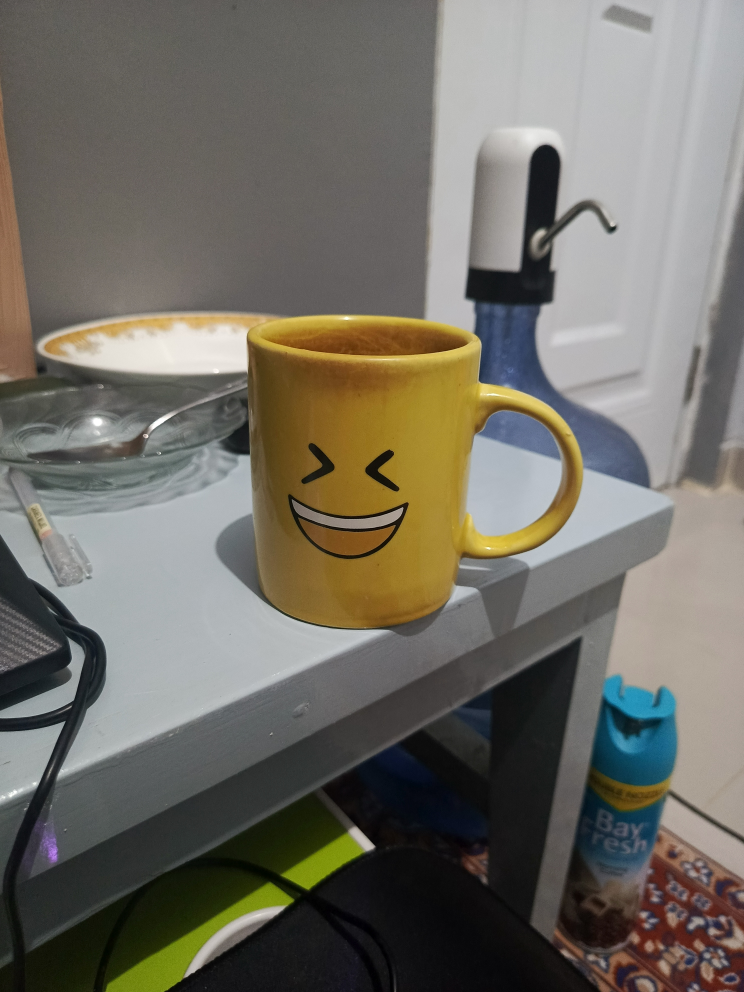
#> input picture normal.jpg, 2976 x 3968 px (shown at 1/4 size)
$ jupyter execute ModelWarnadanDigitalisasi.ipynb
#> lines starting #> are read from the running program, lines starting #| are printed output that depends on the picture; after the words box and inside, x2 and y2 are one past the last pixel; in counts of white or black regions, pixels touching at a corner belong together
# ============================================
# PRAKTIKUM 2: MODEL WARNA DAN DIGITALISASI
# ============================================

[cell 1]
import cv2
import numpy as np
import matplotlib.pyplot as plt
from scipy import signal
import warnings
warnings.filterwarnings('ignore')

# =============== FUNGSI BANTU ===============

[cell 2]
print("=== PRAKTIKUM 2: MODEL WARNA DAN DIGITALISASI ===")
print("Materi: Color Models, Sampling, Quantization, Color Conversion\n")

def create_color_patches():
    """Create sample color patches for demonstration"""
    patches = []
    colors = [
        ('Red', [0, 0, 255]),
        ('Green', [0, 255, 0]),
        ('Blue', [255, 0, 0]),
        ('Yellow', [0, 255, 255]),
        ('Magenta', [255, 0, 255]),
        ('Cyan', [255, 255, 0]),
        ('White', [255, 255, 255]),
        ('Black', [0, 0, 0])
    ]

    for name, color in colors:
        patch = np.zeros((100, 100, 3), dtype=np.uint8)
        patch[:, :] = color
        patches.append((name, patch))

    return patches

def analyze_color_model(image, model_name):
    """Analyze image in different color models"""
    if model_name == 'RGB':
        return image
    elif model_name == 'HSV':
        return cv2.cvtColor(image, cv2.COLOR_BGR2HSV)
    elif model_name == 'LAB':
        return cv2.cvtColor(image, cv2.COLOR_BGR2LAB)
    elif model_name == 'GRAY':
        return cv2.cvtColor(image, cv2.COLOR_BGR2GRAY)
    else:
        return image

# =============== MAIN PRAKTIKUM ===============

[cell 3]
# 1. PERBANDINGAN MODEL WARNA
print("\n1. PERBANDINGAN MODEL WARNA DASAR")

# Buat citra dengan warna-warna dasar
color_patches = create_color_patches()

# Tampilkan dalam berbagai model warna
fig, axes = plt.subplots(4, 8, figsize=(20, 10))
models = ['RGB', 'HSV', 'LAB', 'GRAY']

for row, model in enumerate(models):
    for col, (name, patch) in enumerate(color_patches):
        if model == 'RGB':
            display_img = cv2.cvtColor(patch, cv2.COLOR_BGR2RGB)
            axes[row, col].imshow(display_img)
        elif model == 'GRAY':
            gray_img = cv2.cvtColor(patch, cv2.COLOR_BGR2GRAY)
            axes[row, col].imshow(gray_img, cmap='gray')
        else:
            converted = analyze_color_model(patch, model)
            if model == 'HSV':
                # Convert HSV to RGB for display
                display_img = cv2.cvtColor(converted, cv2.COLOR_HSV2RGB)
            elif model == 'LAB':
                # LAB needs special handling for display
                lab = converted.astype(np.float32)
                lab[:,:,0] = lab[:,:,0] * 255/100  # L from [0,100] to [0,255]
                lab[:,:,1:] = lab[:,:,1:] + 128    # a,b from [-127,127] to [0,255]
                lab = np.clip(lab, 0, 255).astype(np.uint8)
                display_img = cv2.cvtColor(lab, cv2.COLOR_LAB2RGB)
            axes[row, col].imshow(display_img)

        if row == 0:
            axes[row, col].set_title(name, fontsize=10)
        axes[row, col].axis('off')

    axes[row, 0].text(-0.5, 0.5, model, transform=axes[row, 0].transAxes,
                     fontsize=12, fontweight='bold', va='center', ha='right')
#> converted: shape (100, 100, 3); mean of channels 0, 1, 2 0, 128, 128

plt.suptitle('Perbandingan Model Warna untuk Warna Dasar', fontsize=14, fontweight='bold')
plt.tight_layout()
plt.show()

[cell 4]
# 2. ANALISIS KOMPONEN WARNA
print("\n2. ANALISIS KOMPONEN WARNA PADA CITRA NYATA")

# Load sample image
sample_img = cv2.imread('normal.jpg')  # Ganti dengan path citra Anda
#> sample_img is the input picture: shape (3968, 2976, 3); mean B, G, R 100.4, 109.6, 112.8
if sample_img is None:
    # Create synthetic image if file doesn't exist
    sample_img = np.zeros((300, 400, 3), dtype=np.uint8)
    cv2.rectangle(sample_img, (50, 50), (150, 150), (255, 0, 0), -1)  # Blue
    cv2.circle(sample_img, (250, 100), 50, (0, 255, 0), -1)  # Green
    cv2.ellipse(sample_img, (300, 200), (80, 40), 30, 0, 360, (0, 0, 255), -1)  # Red
    print("Menggunakan citra sintetik (file sample_image.jpg tidak ditemukan)")

# Convert to different color spaces
rgb_img = cv2.cvtColor(sample_img, cv2.COLOR_BGR2RGB)
hsv_img = cv2.cvtColor(sample_img, cv2.COLOR_BGR2HSV)
#> hsv_img: shape (3968, 2976, 3); mean H, S, V 54.6, 49.7, 117
lab_img = cv2.cvtColor(sample_img, cv2.COLOR_BGR2LAB)
#> lab_img: shape (3968, 2976, 3); mean of channels 0, 1, 2 115.8, 128.4, 133.3
gray_img = cv2.cvtColor(sample_img, cv2.COLOR_BGR2GRAY)

# Split channels for each model
rgb_channels = cv2.split(sample_img)  # B, G, R
hsv_channels = cv2.split(hsv_img)     # H, S, V
lab_channels = cv2.split(lab_img)     # L, a, b

# Display channel analysis
fig, axes = plt.subplots(4, 4, figsize=(16, 12))

# Row 1: RGB Channels
axes[0, 0].imshow(rgb_img)
axes[0, 0].set_title('Original (RGB)')
axes[0, 0].axis('off')

rgb_titles = ['Blue Channel', 'Green Channel', 'Red Channel']
for i in range(3):
    axes[0, i+1].imshow(rgb_channels[i], cmap='gray')
    axes[0, i+1].set_title(rgb_titles[i])
    axes[0, i+1].axis('off')

# Row 2: HSV Channels
axes[1, 0].imshow(cv2.cvtColor(hsv_img, cv2.COLOR_HSV2RGB))
axes[1, 0].set_title('HSV Color Space')
axes[1, 0].axis('off')

hsv_titles = ['Hue (Jenis Warna)', 'Saturation (Kemurnian)', 'Value (Kecerahan)']
for i in range(3):
    axes[1, i+1].imshow(hsv_channels[i], cmap='gray')
    axes[1, i+1].set_title(hsv_titles[i])
    axes[1, i+1].axis('off')

# Row 3: LAB Channels
# Convert LAB for display
lab_display = lab_img.astype(np.float32)
#> lab_display: shape (3968, 2976, 3) float32; mean of channels 0, 1, 2 111.7, 128.1, 132.9
lab_display[:,:,0] = lab_display[:,:,0] * 255/100
#> lab_display: shape (3968, 2976, 3) float32; mean of channels 0, 1, 2 294.5, 128.1, 132.9
lab_display[:,:,1:] = lab_display[:,:,1:] + 128
#> lab_display: shape (3968, 2976, 3) float32; mean of channels 0, 1, 2 294.5, 256, 256.8
lab_display = np.clip(lab_display, 0, 255).astype(np.uint8)
#> lab_display: shape (3968, 2976, 3); mean of channels 0, 1, 2 211.4, 254.3, 254.2
lab_display_rgb = cv2.cvtColor(lab_display, cv2.COLOR_LAB2RGB)

axes[2, 0].imshow(lab_display_rgb)
axes[2, 0].set_title('LAB Color Space')
axes[2, 0].axis('off')

lab_titles = ['Lightness', 'Green-Red (a)', 'Blue-Yellow (b)']
for i in range(3):
    if i == 0:
        # L channel needs scaling
        l_channel = lab_channels[i].astype(np.float32) * 255/100
        l_channel = np.clip(l_channel, 0, 255).astype(np.uint8)
        axes[2, i+1].imshow(l_channel, cmap='gray')
    else:
        # a and b channels need offset
        ab_channel = lab_channels[i].astype(np.float32) + 128
        ab_channel = np.clip(ab_channel, 0, 255).astype(np.uint8)
        axes[2, i+1].imshow(ab_channel, cmap='gray')
    axes[2, i+1].set_title(lab_titles[i])
    axes[2, i+1].axis('off')

# Row 4: Grayscale
axes[3, 0].imshow(gray_img, cmap='gray')
axes[3, 0].set_title('Grayscale')
axes[3, 0].axis('off')

# Show histogram of grayscale
axes[3, 1].hist(gray_img.ravel(), 256, [0, 256], color='gray')
axes[3, 1].set_title('Grayscale Histogram')
axes[3, 1].set_xlabel('Intensity')
axes[3, 1].set_ylabel('Frequency')
axes[3, 1].grid(True, alpha=0.3)

# Show color histogram
colors = ('b', 'g', 'r')
for i, color in enumerate(colors):
    hist = cv2.calcHist([sample_img], [i], None, [256], [0, 256])
    axes[3, 2].plot(hist, color=color, alpha=0.7)
axes[3, 2].set_title('RGB Channel Histograms')
axes[3, 2].set_xlabel('Intensity')
axes[3, 2].set_ylabel('Frequency')
axes[3, 2].legend(['Blue', 'Green', 'Red'])
axes[3, 2].grid(True, alpha=0.3)

# Show HSV histogram
hsv_hist = cv2.calcHist([hsv_img], [0], None, [180], [0, 180])
#> hsv_hist = 180 values, max 776480 at index 0, min 0 at index 149, mean 65604.3
axes[3, 3].plot(hsv_hist, color='orange')
axes[3, 3].set_title('Hue Histogram')
axes[3, 3].set_xlabel('Hue (0-180°)')
axes[3, 3].set_ylabel('Frequency')
axes[3, 3].grid(True, alpha=0.3)

plt.suptitle('Analisis Komponen Warna pada Berbagai Model', fontsize=14, fontweight='bold')
plt.tight_layout()
plt.show()

[cell 5]
# 3. DEMONSTRASI TEOREMA SAMPLING DAN ALIASING
print("\n3. DEMONSTRASI TEOREMA SAMPLING DAN ALIASING")

def demonstrate_sampling_aliasing():
    """Demonstrate sampling theorem and aliasing effect"""
    # Create high frequency signal
    t = np.linspace(0, 1, 1000)  # High resolution time
    f_high = 50  # High frequency component
    f_low = 5    # Low frequency component

    signal_high = np.sin(2 * np.pi * f_high * t)
    signal_low = np.sin(2 * np.pi * f_low * t)
    signal_combined = signal_high + 0.5 * signal_low

    # Different sampling rates
    sampling_rates = [20, 50, 100, 200]  # Hz
    nyquist_rate = 2 * f_high  # Should be 100 Hz

    fig, axes = plt.subplots(2, 2, figsize=(12, 8))
    axes = axes.ravel()

    for idx, fs in enumerate(sampling_rates):
        # Sampling
        t_sampled = np.arange(0, 1, 1/fs)
        indices = (t_sampled * 1000).astype(int)
        signal_sampled = signal_combined[indices]

        # Reconstruction (zero-order hold)
        t_recon = np.linspace(0, 1, 1000)
        signal_recon = np.zeros_like(t_recon)
        for i in range(len(t_sampled)-1):
            mask = (t_recon >= t_sampled[i]) & (t_recon < t_sampled[i+1])
            signal_recon[mask] = signal_sampled[i]

        # Plot
        axes[idx].plot(t, signal_combined, 'b-', alpha=0.5, label='Original')
        axes[idx].stem(t_sampled, signal_sampled, linefmt='r-', markerfmt='ro',
                      basefmt=' ', label=f'Sampled (fs={fs}Hz)')
        axes[idx].plot(t_recon, signal_recon, 'g--', alpha=0.7, label='Reconstructed')

        # Check for aliasing
        if fs < nyquist_rate:
            axes[idx].set_title(f'ALIASING: fs={fs}Hz < Nyquist={nyquist_rate}Hz',
                               color='red', fontweight='bold')
        else:
            axes[idx].set_title(f'No Aliasing: fs={fs}Hz ≥ Nyquist',
                               color='green', fontweight='bold')

        axes[idx].set_xlabel('Time (s)')
        axes[idx].set_ylabel('Amplitude')
        axes[idx].legend(loc='upper right')
        axes[idx].grid(True, alpha=0.3)

    plt.suptitle('Demonstrasi Teorema Sampling Nyquist dan Efek Aliasing',
                fontsize=14, fontweight='bold')
    plt.tight_layout()
    plt.show()

    return sampling_rates, nyquist_rate

sampling_rates, nyquist_rate = demonstrate_sampling_aliasing()
print(f"Frekuensi sinyal tinggi: 50 Hz")
print(f"Nyquist rate minimum: {nyquist_rate} Hz")
print(f"Sampling rates yang diuji: {sampling_rates} Hz")

[cell 6]
# 4. DEMONSTRASI KUANTISASI
print("\n4. DEMONSTRASI KUANTISASI UNIFORM DAN NON-UNIFORM")

def demonstrate_quantization():
    """Demonstrate uniform and non-uniform quantization"""
    # Create test image
    test_img = gray_img if len(gray_img.shape) == 2 else cv2.cvtColor(sample_img, cv2.COLOR_BGR2GRAY)

    # Uniform quantization
    quantization_levels = [256, 64, 16, 4, 2]  # 8-bit, 6-bit, 4-bit, 2-bit, 1-bit

    fig, axes = plt.subplots(2, 5, figsize=(15, 6))

    # Uniform quantization
    for idx, levels in enumerate(quantization_levels):
        # Calculate step size
        step = 256 // levels
        quantized_uniform = (test_img // step) * step

        # Display
        axes[0, idx].imshow(quantized_uniform, cmap='gray', vmin=0, vmax=255)
        axes[0, idx].set_title(f'Uniform\n{levels} levels\n({int(np.log2(levels))}-bit)')
        axes[0, idx].axis('off')

        # Calculate MSE
        mse = np.mean((test_img.astype(float) - quantized_uniform.astype(float))**2)
        psnr = 10 * np.log10(255**2 / mse) if mse > 0 else float('inf')
        axes[0, idx].text(0.5, -0.1, f'MSE: {mse:.1f}\nPSNR: {psnr:.1f}dB',
                         transform=axes[0, idx].transAxes, ha='center', fontsize=8)
#> this loop made 5 passes
#> (mse, psnr) on passes 1 to 5: (0, inf), (3.5, 42.69), (79.08, 29.15), (1492.3, 16.39), (5265.9, 10.92)

    # Non-uniform quantization (using histogram equalization principle)
    for idx, levels in enumerate(quantization_levels):
        # Calculate histogram
        hist, bins = np.histogram(test_img.flatten(), 256, [0, 256])

        # Calculate cumulative distribution
        cdf = hist.cumsum()
        cdf_normalized = cdf / cdf.max()

        # Create mapping function for non-uniform quantization
        mapping = np.zeros(256, dtype=np.uint8)
        for i in range(levels):
            lower = i * 256 // levels
            upper = (i + 1) * 256 // levels
            mapping[lower:upper] = i * 255 // (levels - 1)

        # Apply non-uniform quantization
        quantized_nonuniform = mapping[test_img]

        # Display
        axes[1, idx].imshow(quantized_nonuniform, cmap='gray', vmin=0, vmax=255)
        axes[1, idx].set_title(f'Non-Uniform\n{levels} levels')
        axes[1, idx].axis('off')

        # Calculate MSE
        mse = np.mean((test_img.astype(float) - quantized_nonuniform.astype(float))**2)
        psnr = 10 * np.log10(255**2 / mse) if mse > 0 else float('inf')
        axes[1, idx].text(0.5, -0.1, f'MSE: {mse:.1f}\nPSNR: {psnr:.1f}dB',
                         transform=axes[1, idx].transAxes, ha='center', fontsize=8)
#> this loop made 5 passes
#> (mse, psnr) on passes 1 to 5: (0, inf), (2.09, 44.93), (38.21, 32.31), (590.3, 20.42), (6871.4, 9.76)

    plt.suptitle('Perbandingan Kuantisasi Uniform vs Non-Uniform',
                fontsize=14, fontweight='bold')
    plt.tight_layout()
    plt.show()
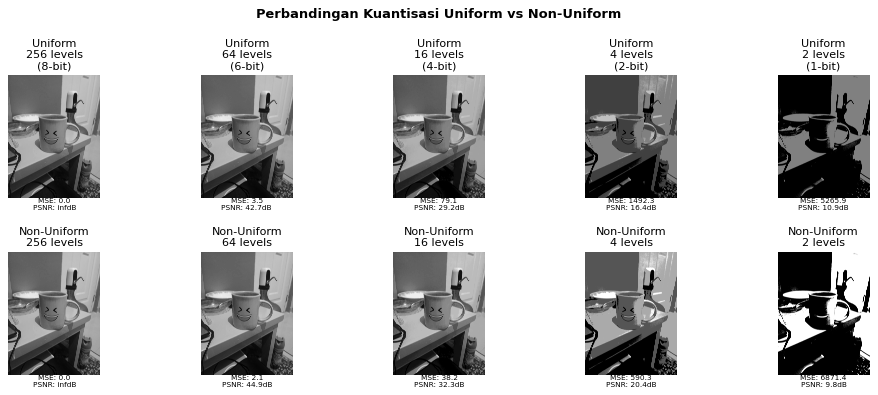
#> figure drawn by matplotlib, 10 panels

    return quantization_levels

quant_levels = demonstrate_quantization()

[cell 7]
# 5. KONVERSI RUANG WARNA DAN APLIKASI
print("\n5. KONVERSI RUANG WARNA DAN APLIKASI PRAKTIS")

def demonstrate_color_conversion_applications():
    """Demonstrate practical applications of color space conversions"""
    # Load or create sample image
    if sample_img is None:
        # Create synthetic image for demonstration
        demo_img = np.zeros((300, 400, 3), dtype=np.uint8)
        # Add various colors and patterns
        cv2.rectangle(demo_img, (50, 50), (150, 150), (100, 150, 200), -1)  # Sky blue
        cv2.rectangle(demo_img, (200, 50), (300, 150), (200, 100, 50), -1)   # Brown
        cv2.circle(demo_img, (100, 220), 40, (50, 200, 100), -1)  # Green
        cv2.circle(demo_img, (250, 220), 40, (200, 50, 150), -1)  # Purple
    else:
        demo_img = sample_img

    # Application 1: Skin Detection using HSV
    hsv_img = cv2.cvtColor(demo_img, cv2.COLOR_BGR2HSV)

    # Define skin color range in HSV
    lower_skin = np.array([0, 20, 70], dtype=np.uint8)
#> lower_skin = [0, 20, 70]
    upper_skin = np.array([20, 255, 255], dtype=np.uint8)
#> upper_skin = [20, 255, 255]

    # Create skin mask
    skin_mask = cv2.inRange(hsv_img, lower_skin, upper_skin)
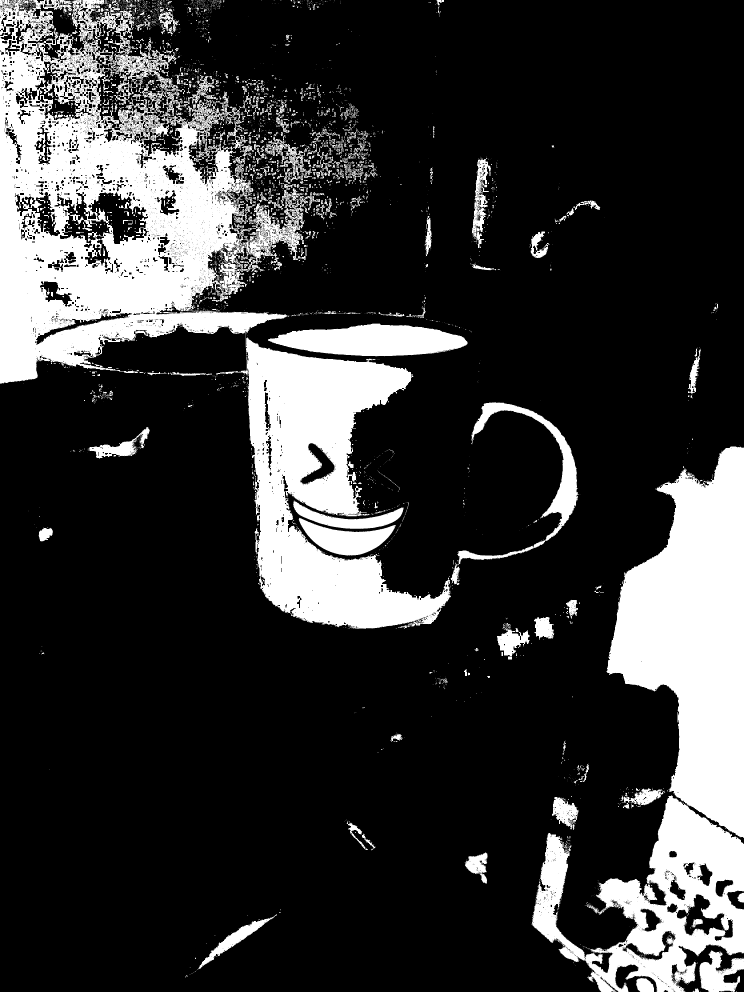
#> skin_mask: shape (3968, 2976) (shown at 1/4 size); 21.1% white; 6559 white regions (5590 under 20 px), largest, box (x1, y1, x2, y2) and area: (0, 0, 1280, 1535) 873692, (2424, 1786, 2976, 3352) 507243, (864, 1336, 1804, 2515) 453340

    # Apply mask to original image
    skin_detected = cv2.bitwise_and(demo_img, demo_img, mask=skin_mask)

    # Application 2: Shadow removal using LAB
    lab_img = cv2.cvtColor(demo_img, cv2.COLOR_BGR2LAB)
    L, a, b = cv2.split(lab_img)

    # Apply CLAHE to L channel (improves shadow details)
    clahe = cv2.createCLAHE(clipLimit=3.0, tileGridSize=(8,8))
    L_enhanced = clahe.apply(L)

    # Merge back
    lab_enhanced = cv2.merge([L_enhanced, a, b])
#> lab_enhanced: shape (3968, 2976, 3); mean of channels 0, 1, 2 126.8, 128.4, 133.3
    rgb_enhanced = cv2.cvtColor(lab_enhanced, cv2.COLOR_LAB2BGR)
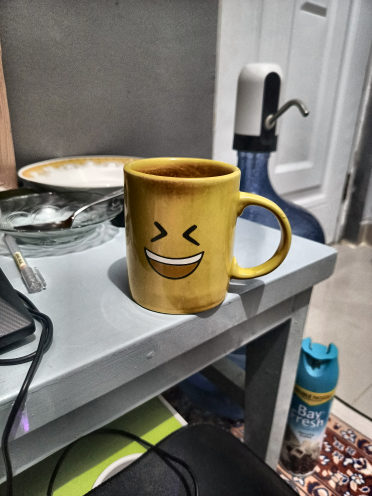
#> rgb_enhanced: shape (3968, 2976, 3) (shown at 1/8 size); mean B, G, R 111.5, 120.6, 124

    # Application 3: Color-based segmentation using RGB
    # Define color ranges for segmentation
    colors_to_segment = [
        ('Blue', [100, 0, 0], [255, 100, 100]),
        ('Green', [0, 100, 0], [100, 255, 100]),
        ('Red', [0, 0, 100], [100, 100, 255])
    ]

    # Create segmentation masks
    segmentation_results = []
    for color_name, lower, upper in colors_to_segment:
        lower = np.array(lower, dtype=np.uint8)
        upper = np.array(upper, dtype=np.uint8)
        mask = cv2.inRange(demo_img, lower, upper)
        segmented = cv2.bitwise_and(demo_img, demo_img, mask=mask)
        segmentation_results.append((color_name, segmented))
#> this loop made 3 passes
#> (lower, upper) on passes 1 to 3: ([100, 0, 0], [255, 100, 100]), ([0, 100, 0], [100, 255, 100]), ([0, 0, 100], [100, 100, 255])
#> pass 1, in demonstrate_color_conversion_applications, `segmented = cv2.bitwise_and(demo_img, demo_img, mask=mask)`:
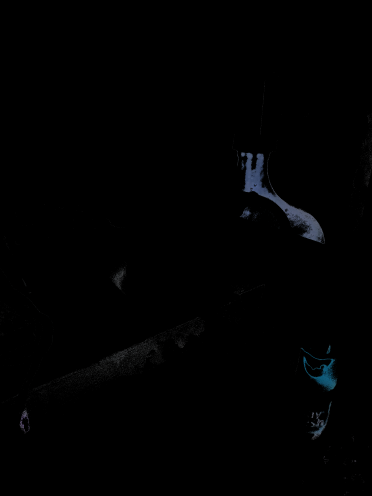
#> segmented: shape (3968, 2976, 3) (shown at 1/8 size); mean B, G, R 1.5, 1.2, 0.9
#> after the loop, segmentation_results = 3 items

    # Display results
    fig, axes = plt.subplots(3, 3, figsize=(15, 12))

    # Row 1: Original and conversions
    axes[0, 0].imshow(cv2.cvtColor(demo_img, cv2.COLOR_BGR2RGB))
    axes[0, 0].set_title('Original Image (RGB)')
    axes[0, 0].axis('off')

    axes[0, 1].imshow(cv2.cvtColor(hsv_img, cv2.COLOR_HSV2RGB))
    axes[0, 1].set_title('HSV Color Space')
    axes[0, 1].axis('off')

    lab_display = lab_img.astype(np.float32)
    lab_display[:,:,0] = lab_display[:,:,0] * 255/100
    lab_display[:,:,1:] = lab_display[:,:,1:] + 128
    lab_display = np.clip(lab_display, 0, 255).astype(np.uint8)
    axes[0, 2].imshow(cv2.cvtColor(lab_display, cv2.COLOR_LAB2RGB))
    axes[0, 2].set_title('LAB Color Space')
    axes[0, 2].axis('off')

    # Row 2: Applications
    axes[1, 0].imshow(skin_mask, cmap='gray')
    axes[1, 0].set_title('Skin Detection Mask (HSV)')
    axes[1, 0].axis('off')

    axes[1, 1].imshow(cv2.cvtColor(skin_detected, cv2.COLOR_BGR2RGB))
    axes[1, 1].set_title('Skin Detection Result')
    axes[1, 1].axis('off')

    axes[1, 2].imshow(cv2.cvtColor(rgb_enhanced, cv2.COLOR_BGR2RGB))
    axes[1, 2].set_title('Shadow Removal (LAB + CLAHE)')
    axes[1, 2].axis('off')

    # Row 3: Color segmentation
    for idx, (color_name, segmented) in enumerate(segmentation_results):
        axes[2, idx].imshow(cv2.cvtColor(segmented, cv2.COLOR_BGR2RGB))
        axes[2, idx].set_title(f'{color_name} Segmentation')
        axes[2, idx].axis('off')
#> this loop made 3 passes
#> color_name on passes 1 to 3: 'Blue', 'Green', 'Red'

    # Hide unused subplots
    for i in range(3, 9):
        axes.flat[i].axis('off')

    plt.suptitle('Aplikasi Praktis Konversi Ruang Warna', fontsize=14, fontweight='bold')
    plt.tight_layout()
    plt.show()
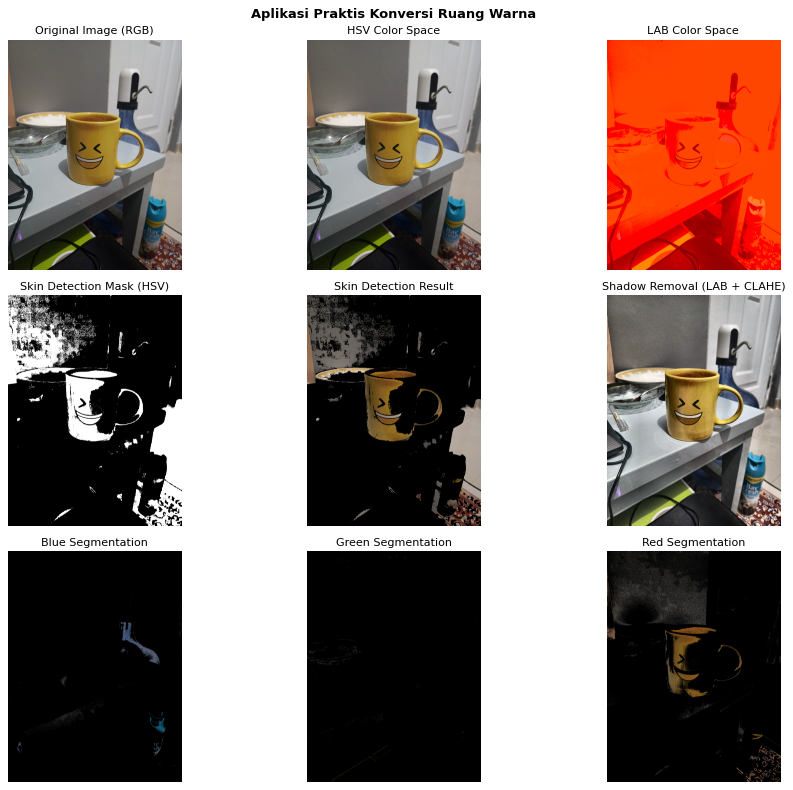
#> figure drawn by matplotlib, 9 panels

    return skin_mask, rgb_enhanced

skin_mask_result, enhanced_result = demonstrate_color_conversion_applications()

print("\n=== PRAKTIKUM SELESAI ===")
print("\nRingkasan yang dipelajari:")
print("1. Perbandingan model warna RGB, HSV, LAB, Grayscale")
print("2. Teorema Sampling Nyquist dan efek aliasing")
print("3. Teknik kuantisasi uniform dan non-uniform")
print("4. Konversi antar ruang warna dan aplikasi praktis")
